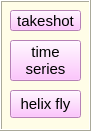
   <widget class="QFrame" name="frame_5">
    <property name="geometry">
     <rect>
      <x>570</x>
      <y>600</y>
      <width>91</width>
      <height>131</height>
     </rect>
    </property>
    <property name="font">
     <font>
      <pointsize>11</pointsize>
     </font>
    </property>
    <property name="styleSheet">
     <string notr="true">background-color: #fffde7;  /* very pale yellow */</string>
    </property>
    <property name="frameShape">
     <enum>QFrame::Box</enum>
    </property>
    <property name="frameShadow">
     <enum>QFrame::Raised</enum>
    </property>
    <widget class="QPushButton" name="pb_timeSeries">
     <property name="geometry">
      <rect>
       <x>10</x>
       <y>40</y>
       <width>71</width>
       <height>41</height>
      </rect>
     </property>
     <property name="font">
      <font>
       <pointsize>11</pointsize>
      </font>
     </property>
     <property name="styleSheet">
      <string notr="true">background-color: rgb(255, 180, 255);</string>
     </property>
     <property name="text">
      <string>time
series</string>
     </property>
    </widget>
    <widget class="QPushButton" name="pb_takeshot">
     <property name="enabled">
      <bool>true</bool>
     </property>
     <property name="geometry">
      <rect>
       <x>10</x>
       <y>10</y>
       <width>71</width>
       <height>21</height>
      </rect>
     </property>
     <property name="font">
      <font>
       <pointsize>11</pointsize>
      </font>
     </property>
     <property name="styleSheet">
      <string notr="true">background-color: rgb(255, 180, 255);</string>
     </property>
     <property name="text">
      <string>takeshot</string>
     </property>
    </widget>
    <widget class="QPushButton" name="pb_helix_scan">
     <property name="geometry">
      <rect>
       <x>10</x>
       <y>90</y>
       <width>71</width>
       <height>28</height>
      </rect>
     </property>
     <property name="font">
      <font>
       <pointsize>11</pointsize>
      </font>
     </property>
     <property name="styleSheet">
      <string notr="true">background-color: rgb(255, 180, 255);</string>
     </property>
     <property name="text">
      <string>helix fly</string>
     </property>
    </widget>
   </widget>
